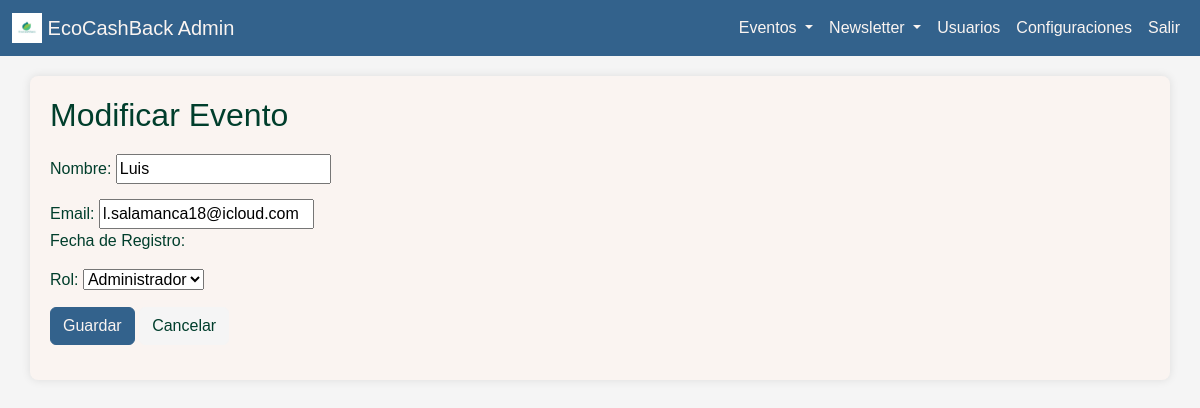
/administracion/modificar_user/1/, run on an earlier commit of the app's database.
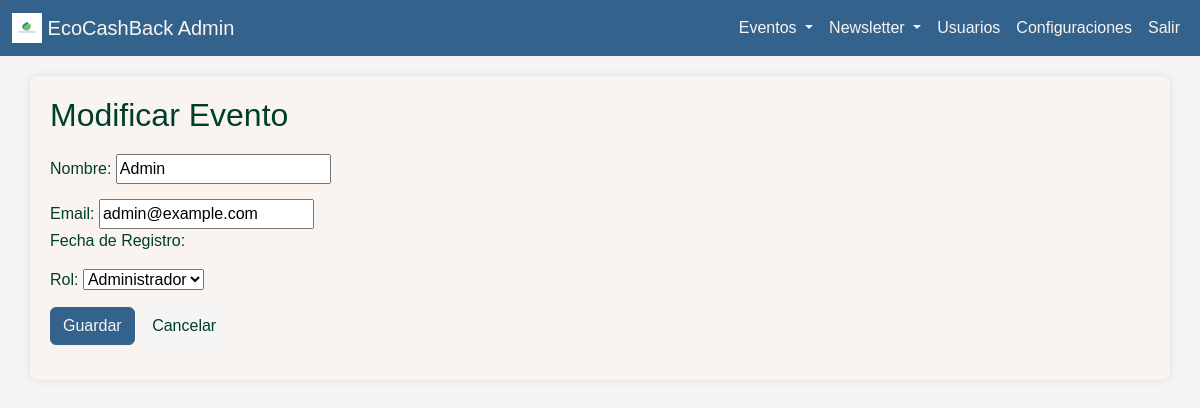
And on a later commit of the database.
### administracion/models.py (models this page shows, shortened)
class Usuario(models.Model):
    usuario_id = models.AutoField(primary_key=True)
    nombre = models.CharField(max_length=100)
    email = models.CharField(max_length=100, unique=True)
    contraseña = models.CharField(max_length=255)
    fecha_registro = models.DateTimeField(auto_now_add=True)
    rol = models.ForeignKey('Rol', on_delete=models.CASCADE)

### administracion/views.py (the view)
# urls.py: path('modificar_user/<int:pk>/', views.modificar_users, name='modificar_users'),
def modificar_users(request, pk):
    usuario = get_object_or_404(Usuario, pk=pk)
    if request.method == 'POST':
        form = UsuarioForm(request.POST, instance=usuario)
        if form.is_valid():
            form.save()
            return redirect('listar_users')
    else:
        form = UsuarioForm(instance=usuario)
    return render(request, 'administracion/users/modificar_user.html', {'form': form})

### administracion/forms.py
class UsuarioForm(forms.ModelForm):
    class Meta:
        model = Usuario
        fields = ['nombre', 'email', 'contraseña', 'rol']
        widgets = {
            'contraseña': forms.PasswordInput(),  # Para que el campo de contraseña se renderice como un campo de contraseña
        }

### administracion/models.py (called while the page is built)
    def __str__(self):
        return self.nombre

### administracion/templates/administracion/users/modificar_user.html (shortened to what this page needs)
{% load static %}
<!DOCTYPE html>
<html lang="es">
<head>
    <link rel="stylesheet" href="https://cdn.jsdelivr.net/npm/bootstrap@5.3.3/dist/css/bootstrap.min.css">
    <link rel="stylesheet" href="{% static 'css/admin_styles.css' %}">
</head>
<body>
    <nav class="navbar navbar-expand-lg navbar-light">
        <div class="container-fluid">
            <a class="navbar-brand" href="{% url 'admin_dashboard' %}">
                <img src="{% static 'img/logo-ecocashback.jpeg' %}" alt="Logo-EcoCashBack" width="30" height="30" class="d-inline-block align-top">
                EcoCashBack Admin
            </a>
            <div class="collapse navbar-collapse" id="navbarNav">
                <ul class="navbar-nav ms-auto">
                    <li class="nav-item dropdown">
                        <a class="nav-link dropdown-toggle" href="#" id="eventosDropdown" role="button" data-bs-toggle="dropdown" aria-expanded="false">
                            Eventos
                        </a>
                    </li>
                    <li class="nav-item dropdown">
                        <a class="nav-link dropdown-toggle" href="#" id="eventosDropdown" role="button" data-bs-toggle="dropdown" aria-expanded="false">
                            Newsletter
                        </a>
                    </li>
                    <li class="nav-item">
                        <a class="nav-link" href="#">Usuarios</a>
                    </li>
                    <li class="nav-item">
                        <a class="nav-link" href="#">Configuraciones</a>
                    </li>
                    <li class="nav-item">
                        <a class="nav-link" href="#">Salir</a>
                    </li>
                </ul>
            </div>
        </div>
    </nav>
    <main class="container">
        <h2>Modificar Evento</h2>
        <form method="post">
            <div class="form-group">
                <label for="id_nombre">Nombre:</label>
                {{ form.nombre }}
            </div>
            <div class="form-group">
                <label for="id_email">Email:</label>
                {{ form.email }}
            <div class="form-group">
                <label for="id_fecha_registro">Fecha de Registro:</label>
            </div>
            <div class="form-group">
                <label for="id_rol">Rol:</label>
                {{ form.rol }}
            </div>
            <button type="submit" class="btn btn-primary">Guardar</button>
            <a href="{% url 'listar_users' %}" class="btn btn-secondary">Cancelar</a>
        </form>
    </main>
</body>
</html>

What changed in the data, as far as the page shows it:
changed Usuario: nombre "Luis" → "Admin"; email "l.salamanca18@icloud.com" → "admin@example.com"
